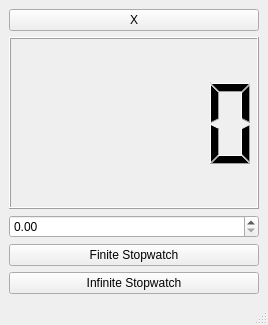
<?xml version="1.0" encoding="UTF-8"?>
<ui version="4.0">
 <class>MainWindow</class>
 <widget class="QMainWindow" name="MainWindow">
  <property name="geometry">
   <rect>
    <x>0</x>
    <y>0</y>
    <width>268</width>
    <height>325</height>
   </rect>
  </property>
  <property name="windowTitle">
   <string>MainWindow</string>
  </property>
  <widget class="QWidget" name="centralwidget">
   <layout class="QGridLayout" name="gridLayout_2">
    <item row="0" column="0">
     <widget class="QPushButton" name="kill">
      <property name="text">
       <string>X</string>
      </property>
     </widget>
    </item>
    <item row="2" column="0">
     <layout class="QVBoxLayout" name="verticalLayout">
      <item>
       <layout class="QGridLayout" name="gridLayout">
        <item row="3" column="0">
         <widget class="QPushButton" name="finiteStopwatch">
          <property name="cursor">
           <cursorShape>PointingHandCursor</cursorShape>
          </property>
          <property name="text">
           <string>Finite Stopwatch</string>
          </property>
         </widget>
        </item>
        <item row="0" column="0">
         <widget class="QDoubleSpinBox" name="ammountOfSeconds">
          <property name="cursor">
           <cursorShape>PointingHandCursor</cursorShape>
          </property>
          <property name="mouseTracking">
           <bool>false</bool>
          </property>
         </widget>
        </item>
        <item row="4" column="0">
         <widget class="QPushButton" name="infiniteStopwatch">
          <property name="cursor">
           <cursorShape>PointingHandCursor</cursorShape>
          </property>
          <property name="text">
           <string>Infinite Stopwatch</string>
          </property>
         </widget>
        </item>
       </layout>
      </item>
     </layout>
    </item>
    <item row="1" column="0">
     <widget class="QLCDNumber" name="secsDisplay"/>
    </item>
   </layout>
  </widget>
  <widget class="QStatusBar" name="statusbar"/>
 </widget>
 <resources/>
 <connections/>
</ui>
